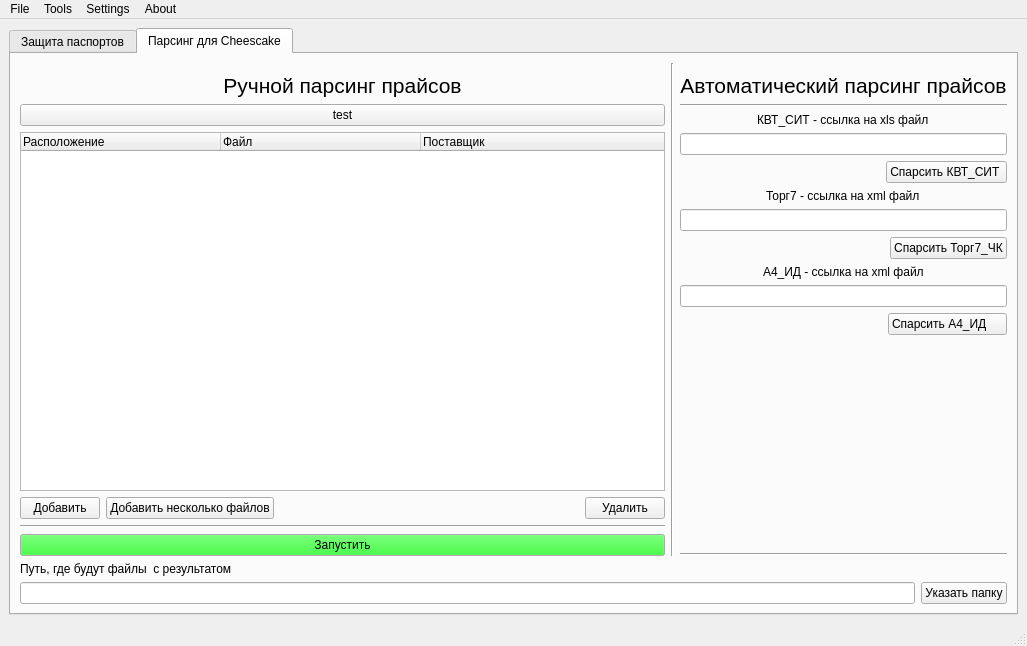
<?xml version="1.0" encoding="UTF-8"?>
<ui version="4.0">
 <class>MainWindow</class>
 <widget class="QMainWindow" name="MainWindow">
  <property name="geometry">
   <rect>
    <x>0</x>
    <y>0</y>
    <width>1027</width>
    <height>646</height>
   </rect>
  </property>
  <property name="windowTitle">
   <string>Blue Cherry</string>
  </property>
  <property name="windowIcon">
   <iconset>
    <normaloff>work_files/blue-cherry-268x268.png</normaloff>work_files/blue-cherry-268x268.png</iconset>
  </property>
  <widget class="QWidget" name="centralwidget">
   <layout class="QHBoxLayout" name="horizontalLayout">
    <item>
     <widget class="QTabWidget" name="tabWidget">
      <property name="currentIndex">
       <number>1</number>
      </property>
      <widget class="QWidget" name="prepare_passport_tab">
       <attribute name="title">
        <string>Защита паспортов</string>
       </attribute>
       <layout class="QVBoxLayout" name="verticalLayout_8">
        <item>
         <layout class="QVBoxLayout" name="verticalLayout">
          <item>
           <widget class="QLabel" name="prepare_passport_label">
            <property name="font">
             <font>
              <pointsize>16</pointsize>
              <weight>75</weight>
              <bold>true</bold>
             </font>
            </property>
            <property name="text">
             <string>Защита паспортов</string>
            </property>
            <property name="alignment">
             <set>Qt::AlignCenter</set>
            </property>
           </widget>
          </item>
          <item>
           <widget class="QTreeWidget" name="passport_tree_widget">
            <attribute name="headerDefaultSectionSize">
             <number>300</number>
            </attribute>
            <column>
             <property name="text">
              <string>Расположение</string>
             </property>
            </column>
            <column>
             <property name="text">
              <string>Файл</string>
             </property>
            </column>
            <column>
             <property name="text">
              <string>Статус</string>
             </property>
            </column>
           </widget>
          </item>
          <item>
           <widget class="QLabel" name="result_path_label">
            <property name="text">
             <string>Путь, где будет создана папка с результатом</string>
            </property>
           </widget>
          </item>
          <item>
           <layout class="QHBoxLayout" name="horizontalLayout_4">
            <item>
             <widget class="QLineEdit" name="result_path_line_edit">
              <property name="readOnly">
               <bool>true</bool>
              </property>
             </widget>
            </item>
            <item>
             <widget class="QPushButton" name="set_result_path_push_button">
              <property name="text">
               <string>Выбрать</string>
              </property>
             </widget>
            </item>
           </layout>
          </item>
          <item>
           <layout class="QHBoxLayout" name="horizontalLayout_3">
            <item>
             <widget class="QPushButton" name="add_passport_files_push_button">
              <property name="text">
               <string>Добавить файлы</string>
              </property>
             </widget>
            </item>
            <item>
             <spacer name="horizontalSpacer_2">
              <property name="orientation">
               <enum>Qt::Horizontal</enum>
              </property>
              <property name="sizeType">
               <enum>QSizePolicy::Fixed</enum>
              </property>
              <property name="sizeHint" stdset="0">
               <size>
                <width>40</width>
                <height>20</height>
               </size>
              </property>
             </spacer>
            </item>
            <item>
             <widget class="QPushButton" name="delete_selected_passport_file_push_button">
              <property name="text">
               <string>Удалить выбранный</string>
              </property>
             </widget>
            </item>
            <item>
             <spacer name="horizontalSpacer">
              <property name="orientation">
               <enum>Qt::Horizontal</enum>
              </property>
              <property name="sizeHint" stdset="0">
               <size>
                <width>40</width>
                <height>20</height>
               </size>
              </property>
             </spacer>
            </item>
            <item>
             <widget class="QPushButton" name="start_passport_protection_push_button">
              <property name="font">
               <font>
                <weight>75</weight>
                <bold>true</bold>
               </font>
              </property>
              <property name="text">
               <string>Создать защищенные файлы</string>
              </property>
             </widget>
            </item>
           </layout>
          </item>
         </layout>
        </item>
       </layout>
      </widget>
      <widget class="QWidget" name="cheescake_parser_tab">
       <attribute name="title">
        <string>Парсинг для Cheescake</string>
       </attribute>
       <layout class="QVBoxLayout" name="verticalLayout_7">
        <item>
         <layout class="QVBoxLayout" name="verticalLayout_6">
          <item>
           <layout class="QHBoxLayout" name="horizontalLayout_9" stretch="500,0,0">
            <item>
             <layout class="QVBoxLayout" name="verticalLayout_2">
              <property name="topMargin">
               <number>10</number>
              </property>
              <item>
               <widget class="QLabel" name="manual_parser_label">
                <property name="font">
                 <font>
                  <pointsize>16</pointsize>
                 </font>
                </property>
                <property name="text">
                 <string>Ручной парсинг прайсов</string>
                </property>
                <property name="alignment">
                 <set>Qt::AlignCenter</set>
                </property>
               </widget>
              </item>
              <item>
               <widget class="QPushButton" name="test_push_button">
                <property name="text">
                 <string>test</string>
                </property>
               </widget>
              </item>
              <item>
               <widget class="QTreeWidget" name="manual_parser_tree_widget">
                <attribute name="headerDefaultSectionSize">
                 <number>200</number>
                </attribute>
                <column>
                 <property name="text">
                  <string>Расположение</string>
                 </property>
                </column>
                <column>
                 <property name="text">
                  <string>Файл</string>
                 </property>
                </column>
                <column>
                 <property name="text">
                  <string>Поставщик</string>
                 </property>
                </column>
               </widget>
              </item>
              <item>
               <layout class="QHBoxLayout" name="horizontalLayout_6">
                <item>
                 <widget class="QPushButton" name="add_price_push_button">
                  <property name="toolTip">
                   <string>Для парсинга 1 файла</string>
                  </property>
                  <property name="text">
                   <string>Добавить</string>
                  </property>
                 </widget>
                </item>
                <item>
                 <widget class="QPushButton" name="add_multiple_price_push_button">
                  <property name="toolTip">
                   <string>Для поставщиков из нескольких прайсов</string>
                  </property>
                  <property name="text">
                   <string>Добавить несколько файлов</string>
                  </property>
                 </widget>
                </item>
                <item>
                 <spacer name="horizontalSpacer_3">
                  <property name="orientation">
                   <enum>Qt::Horizontal</enum>
                  </property>
                  <property name="sizeHint" stdset="0">
                   <size>
                    <width>40</width>
                    <height>20</height>
                   </size>
                  </property>
                 </spacer>
                </item>
                <item>
                 <widget class="QPushButton" name="delete_price_push_button">
                  <property name="text">
                   <string>Удалить</string>
                  </property>
                 </widget>
                </item>
               </layout>
              </item>
              <item>
               <widget class="Line" name="line_4">
                <property name="orientation">
                 <enum>Qt::Horizontal</enum>
                </property>
               </widget>
              </item>
              <item>
               <widget class="QPushButton" name="start_parsing_push_button">
                <property name="palette">
                 <palette>
                  <active>
                   <colorrole role="Button">
                    <brush brushstyle="SolidPattern">
                     <color alpha="255">
                      <red>0</red>
                      <green>255</green>
                      <blue>0</blue>
                     </color>
                    </brush>
                   </colorrole>
                  </active>
                  <inactive>
                   <colorrole role="Button">
                    <brush brushstyle="SolidPattern">
                     <color alpha="255">
                      <red>0</red>
                      <green>255</green>
                      <blue>0</blue>
                     </color>
                    </brush>
                   </colorrole>
                  </inactive>
                  <disabled>
                   <colorrole role="Button">
                    <brush brushstyle="SolidPattern">
                     <color alpha="255">
                      <red>0</red>
                      <green>255</green>
                      <blue>0</blue>
                     </color>
                    </brush>
                   </colorrole>
                  </disabled>
                 </palette>
                </property>
                <property name="text">
                 <string>Запустить</string>
                </property>
               </widget>
              </item>
             </layout>
            </item>
            <item>
             <widget class="Line" name="line">
              <property name="orientation">
               <enum>Qt::Vertical</enum>
              </property>
             </widget>
            </item>
            <item>
             <layout class="QVBoxLayout" name="verticalLayout_3">
              <property name="topMargin">
               <number>10</number>
              </property>
              <item>
               <widget class="QLabel" name="auto_parser_label">
                <property name="sizePolicy">
                 <sizepolicy hsizetype="Preferred" vsizetype="Fixed">
                  <horstretch>0</horstretch>
                  <verstretch>0</verstretch>
                 </sizepolicy>
                </property>
                <property name="font">
                 <font>
                  <pointsize>16</pointsize>
                 </font>
                </property>
                <property name="text">
                 <string>Автоматический парсинг прайсов</string>
                </property>
                <property name="alignment">
                 <set>Qt::AlignCenter</set>
                </property>
                <property name="margin">
                 <number>1</number>
                </property>
               </widget>
              </item>
              <item>
               <widget class="Line" name="line_2">
                <property name="orientation">
                 <enum>Qt::Horizontal</enum>
                </property>
               </widget>
              </item>
              <item>
               <layout class="QVBoxLayout" name="verticalLayout_5" stretch="0,0,0">
                <property name="leftMargin">
                 <number>0</number>
                </property>
                <item alignment="Qt::AlignHCenter">
                 <widget class="QLabel" name="kvt_label">
                  <property name="sizePolicy">
                   <sizepolicy hsizetype="Preferred" vsizetype="Fixed">
                    <horstretch>0</horstretch>
                    <verstretch>0</verstretch>
                   </sizepolicy>
                  </property>
                  <property name="text">
                   <string>КВТ_СИТ - ссылка на xls файл</string>
                  </property>
                 </widget>
                </item>
                <item>
                 <widget class="QLineEdit" name="link_kvt_line_edit"/>
                </item>
                <item alignment="Qt::AlignRight">
                 <widget class="QPushButton" name="parse_kvt_push_button">
                  <property name="sizePolicy">
                   <sizepolicy hsizetype="Fixed" vsizetype="Fixed">
                    <horstretch>0</horstretch>
                    <verstretch>0</verstretch>
                   </sizepolicy>
                  </property>
                  <property name="text">
                   <string>Спарсить КВТ_СИТ </string>
                  </property>
                 </widget>
                </item>
               </layout>
              </item>
              <item>
               <layout class="QVBoxLayout" name="verticalLayout_4">
                <property name="spacing">
                 <number>6</number>
                </property>
                <property name="leftMargin">
                 <number>0</number>
                </property>
                <item alignment="Qt::AlignHCenter">
                 <widget class="QLabel" name="torg7_label">
                  <property name="sizePolicy">
                   <sizepolicy hsizetype="Preferred" vsizetype="Fixed">
                    <horstretch>0</horstretch>
                    <verstretch>0</verstretch>
                   </sizepolicy>
                  </property>
                  <property name="text">
                   <string>Торг7 - ссылка на xml файл</string>
                  </property>
                  <property name="margin">
                   <number>5</number>
                  </property>
                 </widget>
                </item>
                <item>
                 <widget class="QLineEdit" name="link_torg7_line_edit"/>
                </item>
                <item alignment="Qt::AlignRight">
                 <widget class="QPushButton" name="parse_torg7_push_button">
                  <property name="sizePolicy">
                   <sizepolicy hsizetype="Fixed" vsizetype="Fixed">
                    <horstretch>0</horstretch>
                    <verstretch>0</verstretch>
                   </sizepolicy>
                  </property>
                  <property name="text">
                   <string>Спарсить Торг7_ЧК</string>
                  </property>
                 </widget>
                </item>
               </layout>
              </item>
              <item>
               <layout class="QVBoxLayout" name="verticalLayout_9">
                <item alignment="Qt::AlignHCenter">
                 <widget class="QLabel" name="a4_label">
                  <property name="sizePolicy">
                   <sizepolicy hsizetype="Preferred" vsizetype="Fixed">
                    <horstretch>0</horstretch>
                    <verstretch>0</verstretch>
                   </sizepolicy>
                  </property>
                  <property name="text">
                   <string>А4_ИД - ссылка на xml файл</string>
                  </property>
                 </widget>
                </item>
                <item>
                 <widget class="QLineEdit" name="link_a4_line_edit"/>
                </item>
                <item alignment="Qt::AlignRight">
                 <widget class="QPushButton" name="parse_a4_push_button">
                  <property name="sizePolicy">
                   <sizepolicy hsizetype="Fixed" vsizetype="Fixed">
                    <horstretch>0</horstretch>
                    <verstretch>0</verstretch>
                   </sizepolicy>
                  </property>
                  <property name="text">
                   <string>Спарсить А4_ИД     </string>
                  </property>
                 </widget>
                </item>
               </layout>
              </item>
              <item>
               <spacer name="verticalSpacer">
                <property name="orientation">
                 <enum>Qt::Vertical</enum>
                </property>
                <property name="sizeHint" stdset="0">
                 <size>
                  <width>20</width>
                  <height>40</height>
                 </size>
                </property>
               </spacer>
              </item>
              <item>
               <widget class="Line" name="line_3">
                <property name="orientation">
                 <enum>Qt::Horizontal</enum>
                </property>
               </widget>
              </item>
             </layout>
            </item>
           </layout>
          </item>
          <item>
           <widget class="QLabel" name="label">
            <property name="text">
             <string>Путь, где будут файлы  с результатом</string>
            </property>
           </widget>
          </item>
          <item>
           <layout class="QHBoxLayout" name="horizontalLayout_5">
            <item>
             <widget class="QLineEdit" name="result_path_parser_line_edit">
              <property name="readOnly">
               <bool>true</bool>
              </property>
             </widget>
            </item>
            <item>
             <widget class="QPushButton" name="add_result_path_parser_push_button">
              <property name="text">
               <string>Указать папку</string>
              </property>
             </widget>
            </item>
           </layout>
          </item>
         </layout>
        </item>
       </layout>
      </widget>
     </widget>
    </item>
   </layout>
  </widget>
  <widget class="QMenuBar" name="menubar">
   <property name="geometry">
    <rect>
     <x>0</x>
     <y>0</y>
     <width>1027</width>
     <height>21</height>
    </rect>
   </property>
   <widget class="QMenu" name="menuFile">
    <property name="title">
     <string>File</string>
    </property>
   </widget>
   <widget class="QMenu" name="menuSettings">
    <property name="title">
     <string>Settings</string>
    </property>
    <addaction name="parsing_parameters_action"/>
   </widget>
   <widget class="QMenu" name="menuAbout">
    <property name="title">
     <string>About</string>
    </property>
    <addaction name="action_2"/>
   </widget>
   <widget class="QMenu" name="menuTools">
    <property name="title">
     <string>Tools</string>
    </property>
   </widget>
   <addaction name="menuFile"/>
   <addaction name="menuTools"/>
   <addaction name="menuSettings"/>
   <addaction name="menuAbout"/>
  </widget>
  <widget class="QStatusBar" name="statusbar"/>
  <action name="parsing_parameters_action">
   <property name="text">
    <string>Параметры парсинга</string>
   </property>
  </action>
  <action name="action_2">
   <property name="text">
    <string>О программе</string>
   </property>
  </action>
 </widget>
 <resources/>
 <connections/>
</ui>
